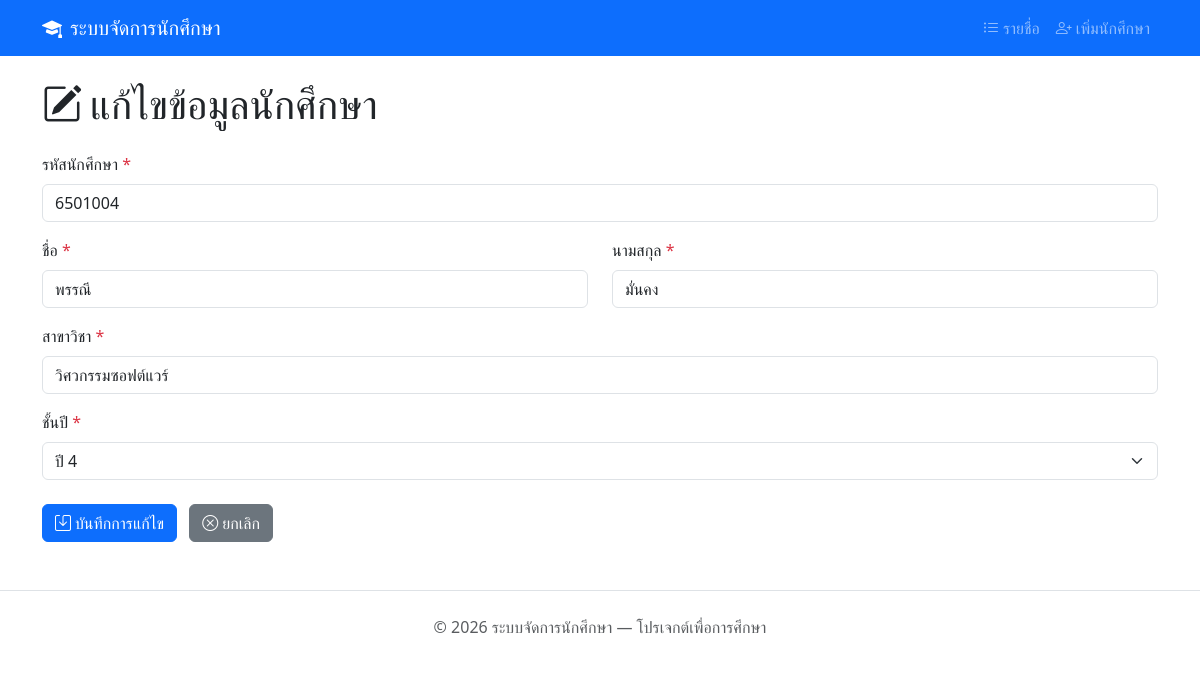
The app's page /edit.php?id=4 with its own data.
### tables this page shows
CREATE TABLE students (
    id          INT             AUTO_INCREMENT PRIMARY KEY   COMMENT 'รหัสอัตโนมัติ',
    student_id  VARCHAR(10)     NOT NULL UNIQUE              COMMENT 'รหัสนักศึกษา',
    first_name  VARCHAR(100)    NOT NULL                     COMMENT 'ชื่อ',
    last_name   VARCHAR(100)    NOT NULL                     COMMENT 'นามสกุล',
    major       VARCHAR(100)    NOT NULL                     COMMENT 'สาขาวิชา',
    year        INT             NOT NULL                     COMMENT 'ชั้นปี (1-4)',
    created_at  TIMESTAMP       DEFAULT CURRENT_TIMESTAMP    COMMENT 'วันที่สร้างรายการ'
);

### edit.php (the view, shortened to what this page needs)
<?php
require_once __DIR__ . '/config/db.php';
$id = isset($_GET['id']) ? (int)$_GET['id'] : 0;
$stmt = $pdo->prepare("SELECT * FROM students WHERE id = :id");
$stmt->execute([':id' => $id]);
$student = $stmt->fetch();
$student_id = $student['student_id'];
$first_name = $student['first_name'];
$last_name  = $student['last_name'];
$major      = $student['major'];
$year       = (string)$student['year'];
require_once __DIR__ . '/includes/header.php';
?>
<h1 class="mb-4"><i class="bi bi-pencil-square me-2"></i>แก้ไขข้อมูลนักศึกษา</h1>
<form action="edit.php?id=<?= $id; ?>" method="POST" novalidate>
    <div class="mb-3">
        <label for="student_id" class="form-label">รหัสนักศึกษา <span class="text-danger">*</span></label>
        <input type="text" class="form-control" id="student_id" name="student_id"
               value="<?= htmlspecialchars($student_id); ?>"
               maxlength="10" required>
    </div>
    <div class="row">
        <div class="col-md-6 mb-3">
            <label for="first_name" class="form-label">ชื่อ <span class="text-danger">*</span></label>
            <input type="text" class="form-control" id="first_name" name="first_name"
                   value="<?= htmlspecialchars($first_name); ?>"
                   maxlength="100" required>
        </div>
        <div class="col-md-6 mb-3">
            <label for="last_name" class="form-label">นามสกุล <span class="text-danger">*</span></label>
            <input type="text" class="form-control" id="last_name" name="last_name"
                   value="<?= htmlspecialchars($last_name); ?>"
                   maxlength="100" required>
        </div>
    </div>
    <div class="mb-3">
        <label for="major" class="form-label">สาขาวิชา <span class="text-danger">*</span></label>
        <input type="text" class="form-control" id="major" name="major"
               value="<?= htmlspecialchars($major); ?>"
               maxlength="100" required>
    </div>
    <div class="mb-3">
        <label for="year" class="form-label">ชั้นปี <span class="text-danger">*</span></label>
        <select class="form-select" id="year" name="year" required>
            <option value="4" <?= ($year === '4') ? 'selected' : ''; ?>>ปี 4</option>
        </select>
    </div>
    <div class="mt-4">
        <button type="submit" class="btn btn-primary">
            <i class="bi bi-save me-1"></i>บันทึกการแก้ไข
        </button>
        <a href="index.php" class="btn btn-secondary ms-2">
            <i class="bi bi-x-circle me-1"></i>ยกเลิก
        </a>
    </div>
</form>
<?php
require_once __DIR__ . '/includes/footer.php';
?>

### records on screen
students: student_id "6501004", first_name "พรรณี", last_name "มั่นคง", major "วิศวกรรมซอฟต์แวร์", year "ปี 4"
